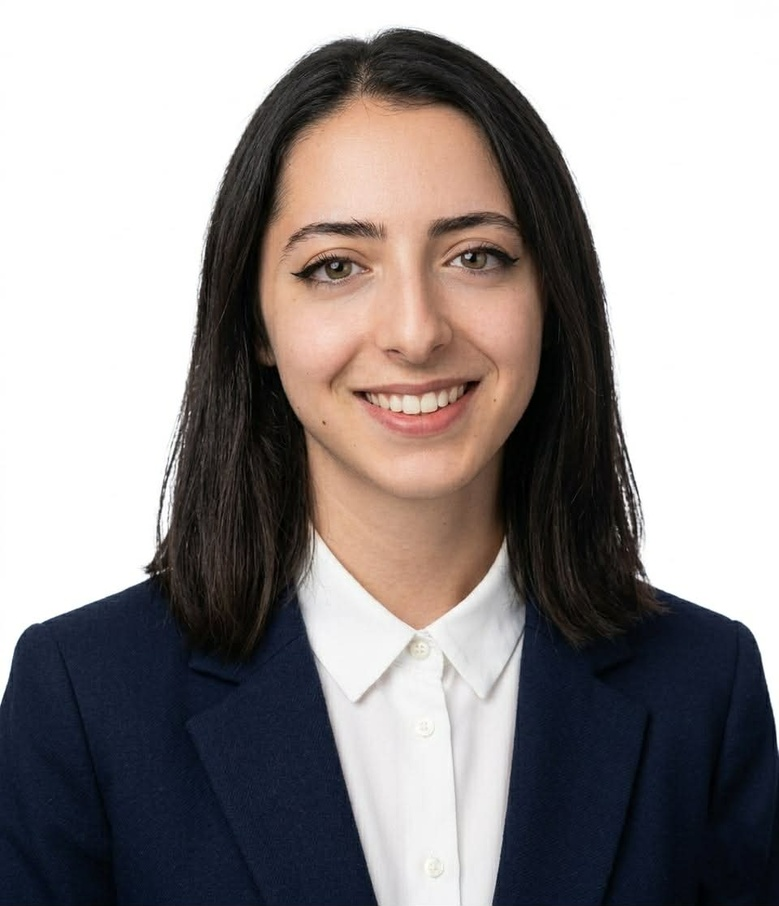
#> input picture dso_avatar/avalive.jpg, 779 x 906 px, shrunk from 960 x 1116 before the run, found by its file name
$ python prepare_sarah.py
#> lines starting #> are read from the running program, lines starting #| are printed output that depends on the picture
import os
import cv2
import numpy as np
import pickle
import shutil
from pathlib import Path

# Paths
project_root = r"c:\Users\Rayen\Desktop\testforfum\ESPRIT-PI-4DS10-25-26-Co_Win\dso_avatar"
source_img_path = os.path.join(project_root, "avalive.jpg")
avatar_id = "sarah_static"
output_dir = os.path.join(project_root, "data", "avatars", avatar_id)

# 1. Create structure
full_imgs_path = os.path.join(output_dir, "full_imgs")
face_imgs_path = os.path.join(output_dir, "face_imgs")
os.makedirs(full_imgs_path, exist_ok=True)
os.makedirs(face_imgs_path, exist_ok=True)

print(f"[*] Processing Sarah Khalil: {source_img_path}")
img = cv2.imread(source_img_path)
#> img is the input picture: shape (906, 779, 3); mean B, G, R 142.2, 142.3, 147.7
if img is None:
    print("[!] Error: Could not find avalive.jpg")
    exit(1)

# 2. Simple Face Detection for Wav2Lip (using Haar Cascades for speed/reliability in scratch)
face_cascade = cv2.CascadeClassifier(cv2.data.haarcascades + 'haarcascade_frontalface_default.xml')
gray = cv2.cvtColor(img, cv2.COLOR_BGR2GRAY)
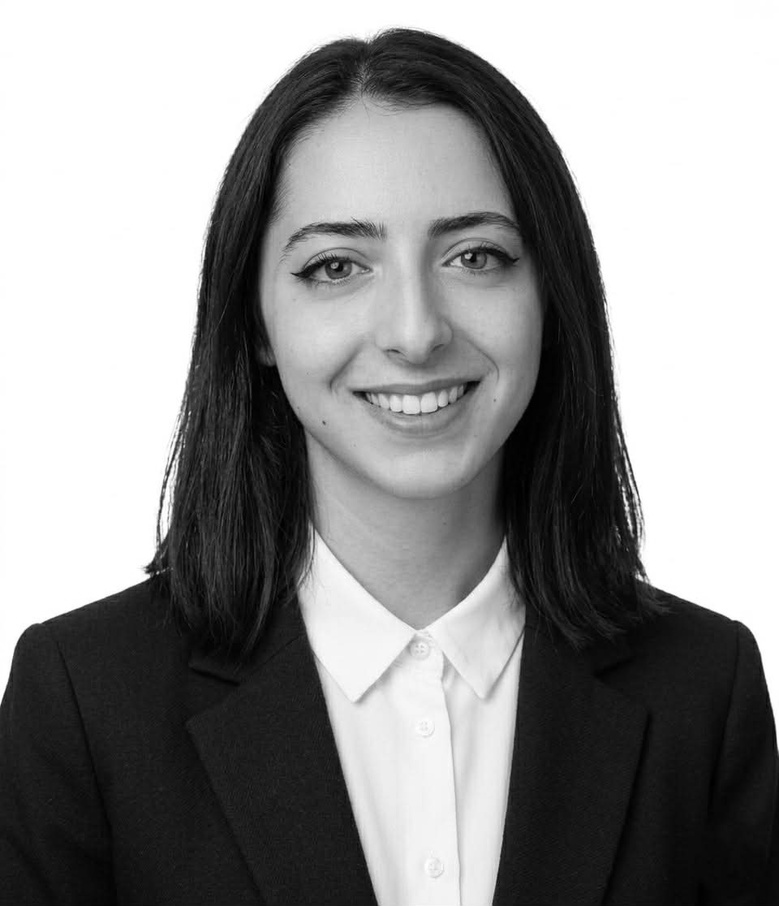
#> gray: shape (906, 779); min 0, max 255, mean 143.9
faces = face_cascade.detectMultiScale(gray, 1.1, 4)
#> faces = [[225, 122, 358, 358]]

if len(faces) == 0:
    print("[!] Error: No face detected in avalive.jpg. Using fallback coordinates.")
    # Fallback for Sarah's specific photo if detection fails
    h, w = img.shape[:2]
    # Rough estimate for Sarah's face in avalive.jpg
    bx, by, bw, bh = int(w*0.3), int(h*0.15), int(w*0.4), int(h*0.45)
else:
    # Use the largest face found
    bx, by, bw, bh = sorted(faces, key=lambda f: f[2]*f[3], reverse=True)[0]
#> bx = 225; by = 122; bw = 358; bh = 358
    # Expand slightly for Wav2Lip
    bx = max(0, bx - int(bw*0.1))
#> bx = 190
    by = max(0, by - int(bh*0.1))
#> by = 87
    bw = int(bw * 1.2)
#> bw = 429
    bh = int(bh * 1.2)
#> bh = 429

# Wav2Lip Format: [y1, y2, x1, x2]
coords = [by, by+bh, bx, bx+bw]
#> coords = [87, 516, 190, 619]
face_crop = img[by:by+bh, bx:bx+bw]
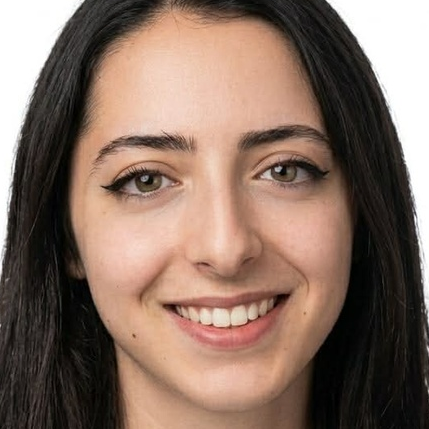
#> face_crop: shape (429, 429, 3); mean B, G, R 99, 111.6, 134.9

print(f"[*] Detected Face at: {coords}")
#| [*] Detected Face at: [87, 516, 190, 619]

# 3. Generate 100 frames (loop)
coord_list = []
for i in range(100):
    fname = f"{i:08d}.png"
    cv2.imwrite(os.path.join(full_imgs_path, fname), img)
    cv2.imwrite(os.path.join(face_imgs_path, fname), face_crop)
    coord_list.append(coords)
#> after the loop, coord_list = 100 items, first 6: [87, 516, 190, 619], [87, 516, 190, 619], [87, 516, 190, 619], [87, 516, 190, 619], [87, 516, 190, 619], [87, 516, 190, 619]

# 4. Save Coords
with open(os.path.join(output_dir, "coords.pkl"), "wb") as f:
    pickle.dump(coord_list, f)

print(f"[✓] Sarah Khalil avatar created at: {output_dir}")

$ run again, with dso_avatar/DEBUG_AI_MOUTH_CROP.png saved as dso_avatar/avalive.jpg
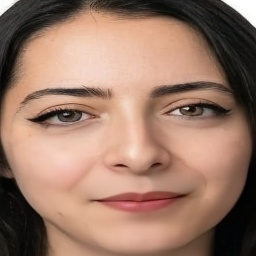
#> input picture dso_avatar/DEBUG_AI_MOUTH_CROP.png, 256 x 256 px, found by its file name
#> img is the input picture: shape (256, 256, 3); mean B, G, R 103.9, 120.9, 154.9
#> `gray = cv2.cvtColor(img, cv2.COLOR_BGR2GRAY)`:
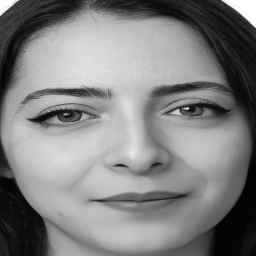
#> gray: shape (256, 256); min 0, max 255, mean 129.1
#> faces = [[26, 29, 211, 211]]
#> `bx, by, bw, bh = sorted(faces, key=lambda f: f[2]*f[3], reverse=True)[0]`: bx = 26; by = 29; bw = 211
#> `bx = max(0, bx - int(bw*0.1))`: bx = 5
#> `by = max(0, by - int(bh*0.1))`: by = 8
#> `bw = int(bw * 1.2)`: bw = 253
#> coords = [8, 261, 5, 258]
#> `face_crop = img[by:by+bh, bx:bx+bw]`:
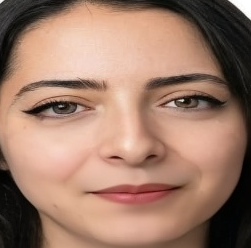
#> face_crop: shape (248, 251, 3); mean B, G, R 106.2, 123.8, 159.4
#| [*] Detected Face at: [8, 261, 5, 258]
#> after the loop `for i in range(100):`: coord_list = 100 items, first 6: [8, 261, 5, 258], [8, 261, 5, 258], [8, 261, 5, 258], [8, 261, 5, 258], [8, 261, 5, 258], [8, 261, 5, 258]

$ run again, with dso_avatar/check_eya.png saved as dso_avatar/avalive.jpg
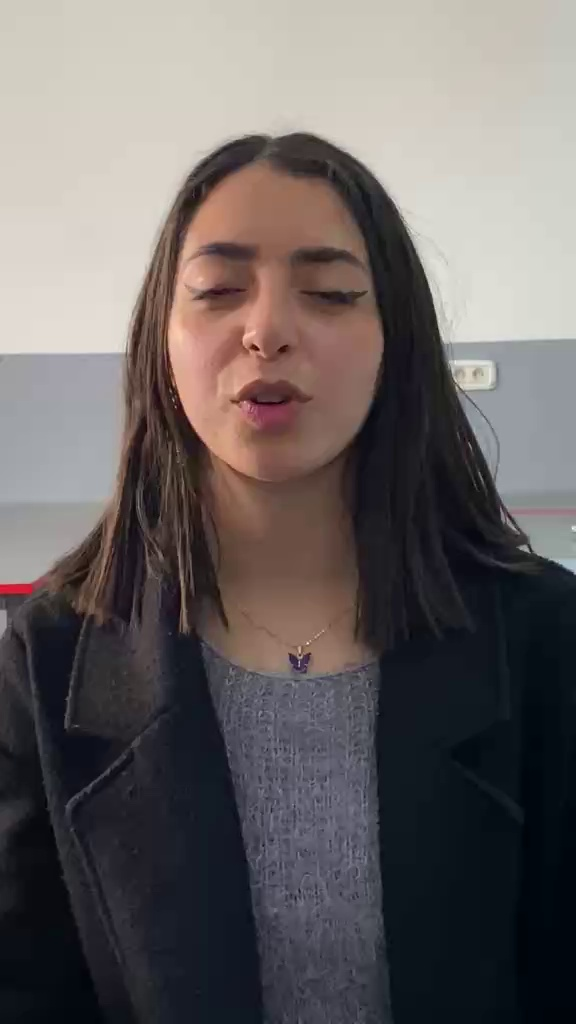
#> input picture dso_avatar/check_eya.png, 576 x 1024 px, found by its file name
#> img is the input picture: shape (1024, 576, 3); mean B, G, R 98, 98.5, 104.4
#> `gray = cv2.cvtColor(img, cv2.COLOR_BGR2GRAY)`:
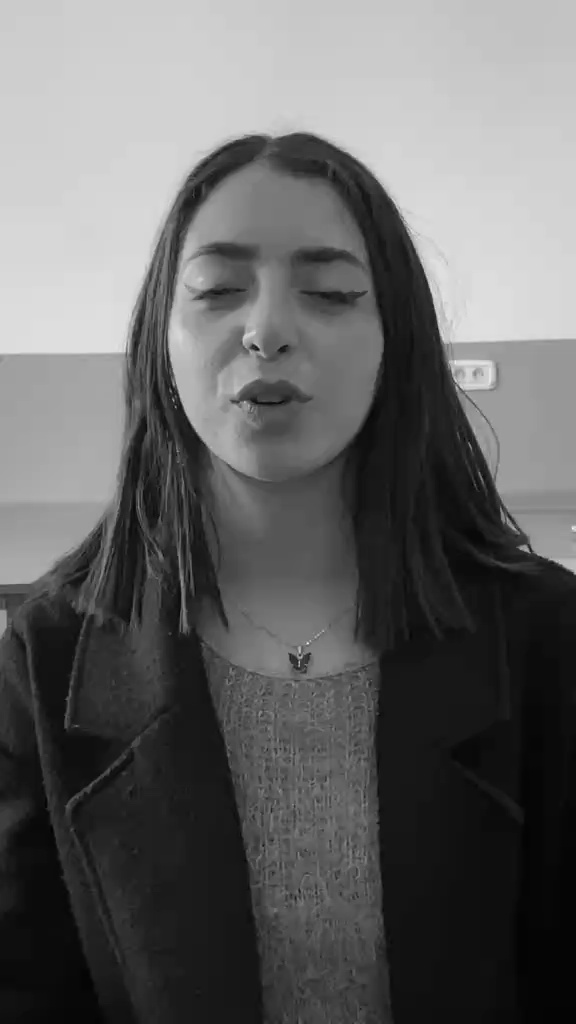
#> gray: shape (1024, 576); min 0, max 245, mean 100.2
#> faces = [[130, 177, 288, 288]]
#> `bx, by, bw, bh = sorted(faces, key=lambda f: f[2]*f[3], reverse=True)[0]`: bx = 130; by = 177; bw = 288
#> `bx = max(0, bx - int(bw*0.1))`: bx = 102
#> `by = max(0, by - int(bh*0.1))`: by = 149
#> `bw = int(bw * 1.2)`: bw = 345
#> coords = [149, 494, 102, 447]
#> `face_crop = img[by:by+bh, bx:bx+bw]`:
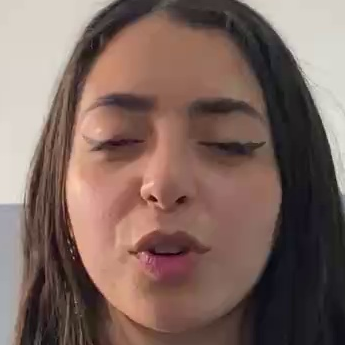
#> face_crop: shape (345, 345, 3); mean B, G, R 94.5, 102.2, 125.8
#| [*] Detected Face at: [149, 494, 102, 447]
#> after the loop `for i in range(100):`: coord_list = 100 items, first 6: [149, 494, 102, 447], [149, 494, 102, 447], [149, 494, 102, 447], [149, 494, 102, 447], [149, 494, 102, 447], [149, 494, 102, 447]
